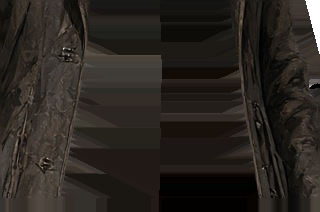
#> input picture prototypes/imagine-cutout/parts/kit-inputs/coat_lining.png, 320 x 212 px
$ python -i prep_parts.py   (imports and definitions only)
#> lines starting #> are read from the running program, lines starting #| are printed output that depends on the picture; after the words box and inside, x2 and y2 are one past the last pixel; in counts of white or black regions, pixels touching at a corner belong together
#> further down, picture is the input picture: PIL image 320x212 RGBA; mean R, G, B, A 39.8, 35.2, 30.3, 253.4
#!/usr/bin/env python3
"""Deterministic cutout preparation. No learned models, drawing or AI calls.
Use an existing Python with OpenCV, Pillow and NumPy, under tools/run heavy-run.
"""
from __future__ import annotations
import argparse, json
from datetime import datetime, timezone
from pathlib import Path
import cv2
import numpy as np
from PIL import Image, ImageDraw

ROOT = Path(__file__).resolve().parents[1]
SRC = ROOT / "src/parts/raw-hd"
DEST = ROOT if (ROOT / "project.godot").is_file() else ROOT / "prototypes/imagine-cutout"
# Joint overlap is read from body_parts.yml; 0 supports scratch mutant trials.
DEFRINGE_PX = 2  # HD source pixels; RGB-only, including opaque outline pixels.
PIXEL_EDGE_LIGHTNESS_DELTA = 32  # RGB luma steps above the interior reference.
POST = "https://grok.com/imagine/post/dc2b1c33-d3d0-4c3e-b927-c04cc4e91c38"
PIXEL_POST = "https://grok.com/imagine/post/e8878ac2-6b8a-4873-bae2-12b21910230e"
W, H = 1152, 1728
# [1 line not run here, left out]


# [23 lines left out: functions sidecar, save_image, not called in this run]


def matte_background(image: Image.Image) -> tuple[Image.Image, dict]:
    """Matte before quantization. Also accepts a flat RGB/JPG image.

    Flood border-connected low-chroma pixels matching one/two dominant border
    greys. Two grey modes detect a baked light checkerboard; both squares enter
    the same flood, so a JPEG checkerboard is not treated as painted subject.
    Existing nonopaque RGBA is authoritative. Recolour soft alpha fringes from
    nearby opaque foreground to avoid white export halos.
    """
    arr = np.array(image.convert("RGBA"))
    rgb, alpha = arr[:, :, :3], arr[:, :, 3]
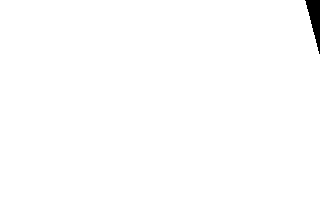
#> alpha: shape (212, 320); 99.4% white; 1 black region, box (x1, y1, x2, y2) and area: (305, 0, 320, 54) 416
    report = {"input_mode": image.mode, "background": "existing-alpha"}
    if np.all(alpha == 255):
        border = np.concatenate((rgb[:6].reshape(-1, 3), rgb[-6:].reshape(-1, 3),
                                 rgb[:, :6].reshape(-1, 3), rgb[:, -6:].reshape(-1, 3)))
        grey = border[(np.ptp(border.astype(int), axis=1) < 20) & (border.min(axis=1) >= 140)]
        if len(grey):
            hist = np.bincount((grey.mean(axis=1) / 8).astype(int), minlength=32)
            modes = []
            for b in np.argsort(hist)[::-1]:
                value = int(b * 8 + 4)
                if hist[b] < max(8, len(grey) * .025): break
                if all(abs(value - m) >= 24 for m in modes): modes.append(value)
                if len(modes) == 2: break
            lum = rgb.mean(axis=2)
            candidate = (np.ptp(rgb.astype(int), axis=2) < 24)
            candidate &= np.min(np.stack([abs(lum-m) for m in modes]), axis=0) <= 22
            count, labels, stats, _ = cv2.connectedComponentsWithStats(candidate.astype(np.uint8), connectivity=8)
            touching = np.unique(np.concatenate((labels[0], labels[-1], labels[:, 0], labels[:, -1])))
            touching = touching[touching != 0]
            alpha[np.isin(labels, touching)] = 0
            # Enclosed background pockets (arm/coat, trigger opening) do not
            # reach the border. Also remove sufficiently large, locally flat
            # islands that match the detected background grey palette closely.
            # This remains a light-background heuristic, not semantic matting.
            nearest_mode = np.min(np.stack([abs(lum-m) for m in modes]), axis=0)
            local_range = cv2.dilate(lum.astype(np.float32),np.ones((3,3),np.uint8)) - cv2.erode(lum.astype(np.float32),np.ones((3,3),np.uint8))
            islands = 0
            touching_set = set(map(int,touching))
            for label in range(1,count):
                if label in touching_set or stats[label,cv2.CC_STAT_AREA] < 24: continue
                x,y,w,h,area = stats[label]
                region = labels[y:y+h,x:x+w] == label
                close = nearest_mode[y:y+h,x:x+w][region] <= 8
                flat = local_range[y:y+h,x:x+w][region] <= 10
                if close.mean() > .75 and flat.mean() > .5:
                    alpha[y:y+h,x:x+w][region] = 0
                    islands += 1
            report.update(background="baked-checkerboard" if len(modes) == 2 else "flat-grey",
                          border_grey_modes=modes, enclosed_background_islands=islands,
                          removed_pixels=int((alpha == 0).sum()))
        else:
            report["background"] = "unrecognized-opaque-background"
    arr[:, :, 3] = alpha
    # Nearest opaque RGB under anti-aliased alpha (matting, not a resample).
    opaque = (alpha > 220).astype(np.uint8)
    if opaque.any():
        _, nearest = cv2.distanceTransformWithLabels(1-opaque, cv2.DIST_L2, 5,
                                                   labelType=cv2.DIST_LABEL_PIXEL)
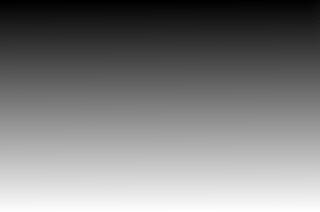
#> nearest: shape (212, 320) int32; min 1, max 67424, mean 33545; drawn with min black and max white
        colors = rgb[opaque.astype(bool)]
        fringe = (alpha > 0) & (alpha <= 220)
#> fringe: shape (212, 320) bool; every value is 0
        arr[:, :, :3][fringe] = colors[np.maximum(nearest[fringe]-1, 0)]
    arr[alpha == 0, :3] = 0
    return Image.fromarray(arr), report


# [359 lines left out: functions decontaminate_edges, locate, extend_joint_pixels, fill_attachment, prepare, not called in this run]


# [12 lines not run here, left out]

>>> from PIL import Image
>>> picture = Image.open('../parts/kit-inputs/coat_lining.png')
>>> result = matte_background(picture)
